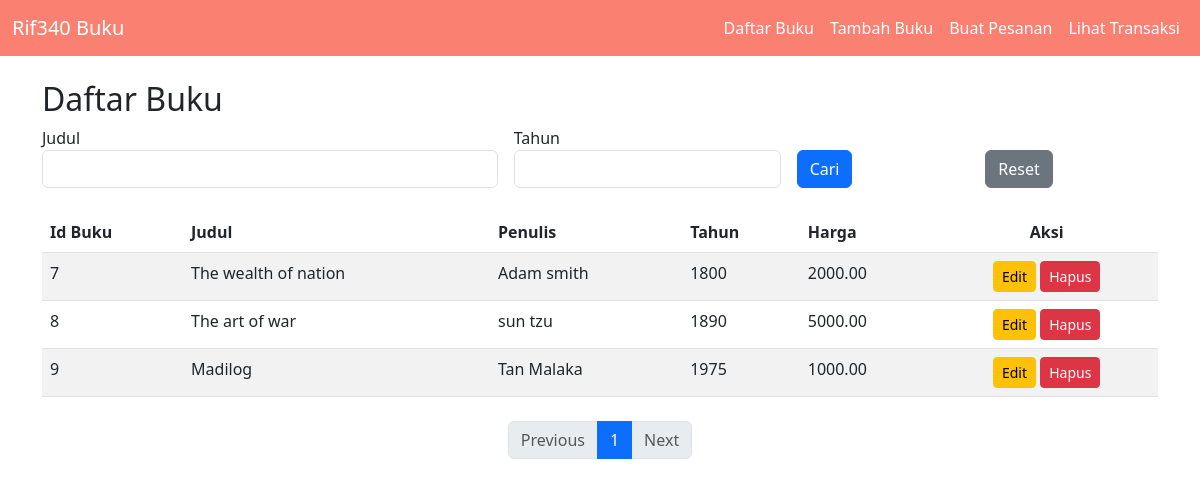
Before: / with the older database file.
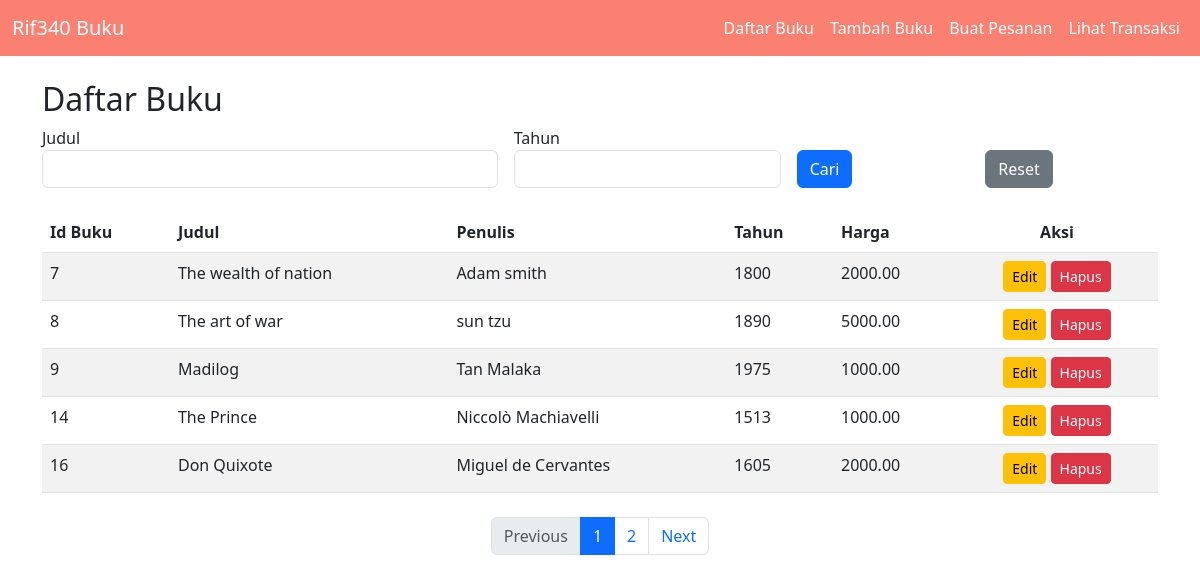
After: the same page with the newer database file.
### tables this page shows
CREATE TABLE `buku` (
  `id` int NOT NULL,
  `judul` varchar(255) NOT NULL,
  `penulis` varchar(255) NOT NULL,
  `tahun_terbit` int NOT NULL,
  `harga` decimal(10,2) NOT NULL,
  `stok` int NOT NULL
);

### index.php (the view, shortened to what this page needs)
<?php
include 'koneksi.php';
$limit = 5;
$page = isset($_GET['page']) ? (int)$_GET['page'] : 1;
$offset = ($page - 1) * $limit;
$search_judul = $_GET['judul'] ?? '';
$search_tahun = $_GET['tahun_terbit'] ?? '';
$where = "WHERE 1=1";
$total_result = $conn->query("SELECT COUNT(*) as total FROM buku $where");
$total_row = $total_result->fetch_assoc();
$total_data = $total_row['total'];
$total_page = ceil($total_data / $limit);
$sql = "SELECT * FROM buku $where LIMIT $limit OFFSET $offset";
$result = $conn->query($sql);
$data = [];
while ($row = $result->fetch_assoc()) {
    $data[] = $row;
}
?>
<!DOCTYPE html>
<html lang="en">
<head>
    <link href="https://cdn.jsdelivr.net/npm/bootstrap@5.3.0/dist/css/bootstrap.min.css" rel="stylesheet">
</head>
<body>
    <?php include 'nav.php'; ?>
    <div class="container mt-4">
        <h2>Daftar Buku</h2>
        <form method="get" class="row g-3 mb-4">
            <div class="col-md-5">
                <label>Judul</label>
                <input type="text" name="judul" class="form-control" value="<?= htmlspecialchars($search_judul) ?>">
            </div>
            <div class="col-md-3">
                <label>Tahun</label>
                <input type="number" name="tahun_terbit" class="form-control" value="<?= htmlspecialchars($search_tahun) ?>">
            </div>
            <div class="col-md-2 align-self-end">
                <button class="btn btn-primary">Cari</button>
            </div>
            <div class="col-md-2 align-self-end">
                <a href="index.php" class="btn btn-secondary">Reset</a>
            </div>
        </form>
        <table class="table table-striped">
            <thead>
                <tr>
                    <th>Id Buku</th>
                    <th>Judul</th>
                    <th>Penulis</th>
                    <th>Tahun</th>
                    <th>Harga</th>
                    <th class="text-center">Aksi</th>
                </tr>
            </thead>
            <tbody>
            <tbody>
                <?php foreach ($data as $row): ?>
                    <tr>
                        <td><?= $row['id'] ?></td>
                        <td><?= htmlspecialchars($row['judul']) ?></td>
                        <td><?= htmlspecialchars($row['penulis']) ?></td>
                        <td><?= $row['tahun_terbit'] ?></td>
                        <td><?= $row['harga'] ?></td>
                        <td class="text-center">
                            <a href="edit.php?id=<?= $row['id'] ?>" class="btn btn-warning btn-sm">Edit</a>
                            <a href="hapus.php?id=<?= $row['id'] ?>" class="btn btn-danger btn-sm">Hapus</a>
                        </td>
                    </tr>
                <?php endforeach; ?>
            </tbody>
        </table>
        <ul class="pagination justify-content-center mt-4">
            <li class="page-item <?= ($page == 1) ? 'disabled' : '' ?>">
                <a class="page-link" href="?page=<?= $page - 1 ?>">Previous</a>
            </li>
            <?php for ($i = 1; $i <= $total_page; $i++) { ?>
                <li class="page-item <?= ($i == $page) ? 'active' : '' ?>">
                    <a class="page-link" href="?page=<?= $i ?>"><?= $i ?></a>
                </li>
            <?php } ?>
            <li class="page-item <?= ($page == $total_page) ? 'disabled' : '' ?>">
                <a class="page-link" href="?page=<?= $page + 1 ?>">Next</a>
            </li>
        </ul>
    </div>
</body>
</html>

Changed rows visible on the page:
added buku: id "14", judul "The Prince", penulis "Niccolò Machiavelli", tahun_terbit "1513", harga "1000.00"
added buku: id "16", judul "Don Quixote", penulis "Miguel de Cervantes", tahun_terbit "1605", harga "2000.00"
Other visible differences:
new list line: "2"
